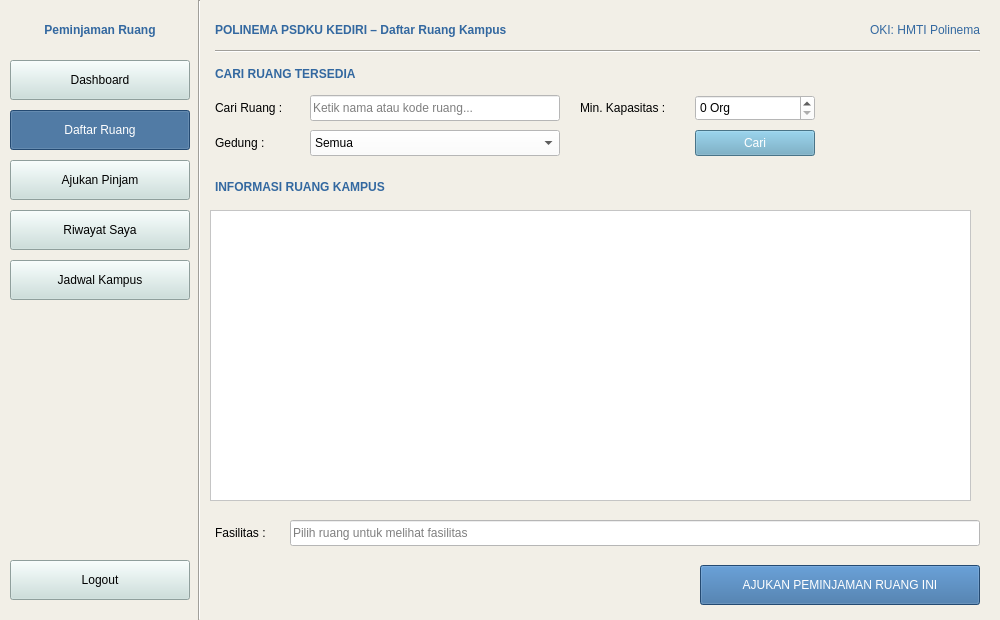
<?xml version="1.0" encoding="UTF-8"?>
<ui version="4.0">
 <class>DaftarRuang</class>
 <widget class="QWidget" name="DaftarRuang">
  <property name="geometry">
   <rect>
    <x>0</x>
    <y>0</y>
    <width>1000</width>
    <height>620</height>
   </rect>
  </property>
  <property name="windowTitle">
   <string>POLINEMA PSDKU KEDIRI - Daftar Ruang Kampus</string>
  </property>
  <property name="windowIcon">
   <iconset>
    <normaloff>icons/app.png</normaloff>icons/app.png</iconset>
  </property>
  <property name="styleSheet">
   <string notr="true">background-color: #F2EFE7;</string>
  </property>
  <widget class="QLabel" name="lblBrand">
   <property name="geometry">
    <rect>
     <x>10</x>
     <y>15</y>
     <width>180</width>
     <height>30</height>
    </rect>
   </property>
   <property name="font">
    <font>
     <weight>75</weight>
     <bold>true</bold>
    </font>
   </property>
   <property name="styleSheet">
    <string notr="true">color: #3368A0;</string>
   </property>
   <property name="text">
    <string>Peminjaman Ruang</string>
   </property>
   <property name="alignment">
    <set>Qt::AlignCenter</set>
   </property>
  </widget>
  <widget class="QPushButton" name="btnDashboard">
   <property name="geometry">
    <rect>
     <x>10</x>
     <y>60</y>
     <width>180</width>
     <height>40</height>
    </rect>
   </property>
   <property name="styleSheet">
    <string notr="true">background-color: #C8DFDB;</string>
   </property>
   <property name="text">
    <string>Dashboard</string>
   </property>
   <property name="icon">
    <iconset>
     <normaloff>../icon/dashboard.png</normaloff>../icon/dashboard.png</iconset>
   </property>
   <property name="iconSize">
    <size>
     <width>20</width>
     <height>20</height>
    </size>
   </property>
   <property name="checkable">
    <bool>true</bool>
   </property>
   <property name="autoExclusive">
    <bool>true</bool>
   </property>
  </widget>
  <widget class="QPushButton" name="btnDaftarRuang">
   <property name="geometry">
    <rect>
     <x>10</x>
     <y>110</y>
     <width>180</width>
     <height>40</height>
    </rect>
   </property>
   <property name="styleSheet">
    <string notr="true">background-color: #3368A0;
color: white;</string>
   </property>
   <property name="text">
    <string>Daftar Ruang</string>
   </property>
   <property name="icon">
    <iconset>
     <normaloff>../icon/meeting-room.png</normaloff>../icon/meeting-room.png</iconset>
   </property>
   <property name="iconSize">
    <size>
     <width>20</width>
     <height>20</height>
    </size>
   </property>
   <property name="checkable">
    <bool>true</bool>
   </property>
   <property name="checked">
    <bool>true</bool>
   </property>
   <property name="autoExclusive">
    <bool>true</bool>
   </property>
  </widget>
  <widget class="QPushButton" name="btnAjukanPinjam">
   <property name="geometry">
    <rect>
     <x>10</x>
     <y>160</y>
     <width>180</width>
     <height>40</height>
    </rect>
   </property>
   <property name="styleSheet">
    <string notr="true">background-color: #C8DFDB;</string>
   </property>
   <property name="text">
    <string>Ajukan Pinjam</string>
   </property>
   <property name="icon">
    <iconset>
     <normaloff>../icon/resume.png</normaloff>../icon/resume.png</iconset>
   </property>
   <property name="iconSize">
    <size>
     <width>20</width>
     <height>20</height>
    </size>
   </property>
   <property name="checkable">
    <bool>true</bool>
   </property>
   <property name="autoExclusive">
    <bool>true</bool>
   </property>
  </widget>
  <widget class="QPushButton" name="btnRiwayat">
   <property name="geometry">
    <rect>
     <x>10</x>
     <y>210</y>
     <width>180</width>
     <height>40</height>
    </rect>
   </property>
   <property name="styleSheet">
    <string notr="true">background-color: #C8DFDB;</string>
   </property>
   <property name="text">
    <string>Riwayat Saya</string>
   </property>
   <property name="icon">
    <iconset>
     <normaloff>../icon/riwayat.png</normaloff>../icon/riwayat.png</iconset>
   </property>
   <property name="iconSize">
    <size>
     <width>20</width>
     <height>20</height>
    </size>
   </property>
   <property name="checkable">
    <bool>true</bool>
   </property>
   <property name="autoExclusive">
    <bool>true</bool>
   </property>
  </widget>
  <widget class="QPushButton" name="btnJadwal">
   <property name="geometry">
    <rect>
     <x>10</x>
     <y>260</y>
     <width>180</width>
     <height>40</height>
    </rect>
   </property>
   <property name="styleSheet">
    <string notr="true">background-color: #C8DFDB;</string>
   </property>
   <property name="text">
    <string>Jadwal Kampus</string>
   </property>
   <property name="icon">
    <iconset>
     <normaloff>../icon/search.png</normaloff>../icon/search.png</iconset>
   </property>
   <property name="iconSize">
    <size>
     <width>20</width>
     <height>20</height>
    </size>
   </property>
   <property name="checkable">
    <bool>true</bool>
   </property>
   <property name="autoExclusive">
    <bool>true</bool>
   </property>
  </widget>
  <widget class="QPushButton" name="btnLogout">
   <property name="geometry">
    <rect>
     <x>10</x>
     <y>560</y>
     <width>180</width>
     <height>40</height>
    </rect>
   </property>
   <property name="styleSheet">
    <string notr="true">background-color: #C8DFDB;</string>
   </property>
   <property name="text">
    <string>Logout</string>
   </property>
   <property name="icon">
    <iconset>
     <normaloff>icons/logout.png</normaloff>icons/logout.png</iconset>
   </property>
   <property name="iconSize">
    <size>
     <width>20</width>
     <height>20</height>
    </size>
   </property>
  </widget>
  <widget class="QFrame" name="garisSidebar">
   <property name="geometry">
    <rect>
     <x>198</x>
     <y>0</y>
     <width>2</width>
     <height>620</height>
    </rect>
   </property>
   <property name="frameShape">
    <enum>QFrame::VLine</enum>
   </property>
   <property name="frameShadow">
    <enum>QFrame::Sunken</enum>
   </property>
  </widget>
  <widget class="QLabel" name="lblJudul">
   <property name="geometry">
    <rect>
     <x>215</x>
     <y>15</y>
     <width>540</width>
     <height>30</height>
    </rect>
   </property>
   <property name="font">
    <font>
     <weight>75</weight>
     <bold>true</bold>
    </font>
   </property>
   <property name="styleSheet">
    <string notr="true">color: #3368A0;</string>
   </property>
   <property name="text">
    <string>POLINEMA PSDKU KEDIRI – Daftar Ruang Kampus</string>
   </property>
  </widget>
  <widget class="QLabel" name="lblOki">
   <property name="geometry">
    <rect>
     <x>790</x>
     <y>15</y>
     <width>190</width>
     <height>30</height>
    </rect>
   </property>
   <property name="styleSheet">
    <string notr="true">color: #3368A0;</string>
   </property>
   <property name="text">
    <string>OKI: HMTI Polinema</string>
   </property>
   <property name="alignment">
    <set>Qt::AlignRight|Qt::AlignTrailing|Qt::AlignVCenter</set>
   </property>
  </widget>
  <widget class="QFrame" name="garisHeader">
   <property name="geometry">
    <rect>
     <x>215</x>
     <y>50</y>
     <width>765</width>
     <height>2</height>
    </rect>
   </property>
   <property name="frameShape">
    <enum>QFrame::HLine</enum>
   </property>
   <property name="frameShadow">
    <enum>QFrame::Sunken</enum>
   </property>
  </widget>
  <widget class="QLabel" name="lblCariTitle">
   <property name="geometry">
    <rect>
     <x>215</x>
     <y>62</y>
     <width>300</width>
     <height>24</height>
    </rect>
   </property>
   <property name="font">
    <font>
     <weight>75</weight>
     <bold>true</bold>
    </font>
   </property>
   <property name="styleSheet">
    <string notr="true">color: #3368A0;</string>
   </property>
   <property name="text">
    <string>CARI RUANG TERSEDIA</string>
   </property>
  </widget>
  <widget class="QLabel" name="lblCariRuang">
   <property name="geometry">
    <rect>
     <x>215</x>
     <y>95</y>
     <width>90</width>
     <height>26</height>
    </rect>
   </property>
   <property name="text">
    <string>Cari Ruang :</string>
   </property>
  </widget>
  <widget class="QLineEdit" name="editCariRuang">
   <property name="geometry">
    <rect>
     <x>310</x>
     <y>95</y>
     <width>250</width>
     <height>26</height>
    </rect>
   </property>
   <property name="styleSheet">
    <string notr="true">background-color: white;</string>
   </property>
   <property name="placeholderText">
    <string>Ketik nama atau kode ruang...</string>
   </property>
   <property name="clearButtonEnabled">
    <bool>true</bool>
   </property>
  </widget>
  <widget class="QLabel" name="lblKapasitas">
   <property name="geometry">
    <rect>
     <x>580</x>
     <y>95</y>
     <width>110</width>
     <height>26</height>
    </rect>
   </property>
   <property name="text">
    <string>Min. Kapasitas :</string>
   </property>
  </widget>
  <widget class="QSpinBox" name="spinKapasitas">
   <property name="geometry">
    <rect>
     <x>695</x>
     <y>95</y>
     <width>120</width>
     <height>26</height>
    </rect>
   </property>
   <property name="styleSheet">
    <string notr="true">background-color: white;</string>
   </property>
   <property name="suffix">
    <string> Org</string>
   </property>
   <property name="maximum">
    <number>1000</number>
   </property>
   <property name="singleStep">
    <number>5</number>
   </property>
  </widget>
  <widget class="QLabel" name="lblGedung">
   <property name="geometry">
    <rect>
     <x>215</x>
     <y>130</y>
     <width>90</width>
     <height>26</height>
    </rect>
   </property>
   <property name="text">
    <string>Gedung :</string>
   </property>
  </widget>
  <widget class="QComboBox" name="comboGedung">
   <property name="geometry">
    <rect>
     <x>310</x>
     <y>130</y>
     <width>250</width>
     <height>26</height>
    </rect>
   </property>
   <property name="styleSheet">
    <string notr="true">background-color: white;</string>
   </property>
   <item>
    <property name="text">
     <string>Semua</string>
    </property>
   </item>
   <item>
    <property name="text">
     <string>Gedung A</string>
    </property>
   </item>
   <item>
    <property name="text">
     <string>Gedung B</string>
    </property>
   </item>
  </widget>
  <widget class="QPushButton" name="btnCari">
   <property name="geometry">
    <rect>
     <x>695</x>
     <y>130</y>
     <width>120</width>
     <height>26</height>
    </rect>
   </property>
   <property name="styleSheet">
    <string notr="true">background-color: #66A3BF;
color: white;</string>
   </property>
   <property name="text">
    <string>Cari</string>
   </property>
   <property name="icon">
    <iconset>
     <normaloff>../icon/search.png</normaloff>../icon/search.png</iconset>
   </property>
  </widget>
  <widget class="QLabel" name="lblInfoTitle">
   <property name="geometry">
    <rect>
     <x>215</x>
     <y>175</y>
     <width>300</width>
     <height>24</height>
    </rect>
   </property>
   <property name="font">
    <font>
     <weight>75</weight>
     <bold>true</bold>
    </font>
   </property>
   <property name="styleSheet">
    <string notr="true">color: #3368A0;</string>
   </property>
   <property name="text">
    <string>INFORMASI RUANG KAMPUS</string>
   </property>
  </widget>
  <widget class="QLabel" name="lblFasilitas">
   <property name="geometry">
    <rect>
     <x>215</x>
     <y>520</y>
     <width>70</width>
     <height>26</height>
    </rect>
   </property>
   <property name="text">
    <string>Fasilitas :</string>
   </property>
  </widget>
  <widget class="QLineEdit" name="editFasilitas">
   <property name="geometry">
    <rect>
     <x>290</x>
     <y>520</y>
     <width>690</width>
     <height>26</height>
    </rect>
   </property>
   <property name="styleSheet">
    <string notr="true">background-color: white;</string>
   </property>
   <property name="readOnly">
    <bool>true</bool>
   </property>
   <property name="placeholderText">
    <string>Pilih ruang untuk melihat fasilitas</string>
   </property>
  </widget>
  <widget class="QPushButton" name="btnAjukan">
   <property name="geometry">
    <rect>
     <x>700</x>
     <y>565</y>
     <width>280</width>
     <height>40</height>
    </rect>
   </property>
   <property name="styleSheet">
    <string notr="true">background-color: #3368A0;
color: white;</string>
   </property>
   <property name="text">
    <string>AJUKAN PEMINJAMAN RUANG INI</string>
   </property>
   <property name="icon">
    <iconset>
     <normaloff>icons/kirim.png</normaloff>icons/kirim.png</iconset>
   </property>
   <property name="iconSize">
    <size>
     <width>18</width>
     <height>18</height>
    </size>
   </property>
  </widget>
  <widget class="QTableWidget" name="tableWidget">
   <property name="geometry">
    <rect>
     <x>210</x>
     <y>210</y>
     <width>761</width>
     <height>291</height>
    </rect>
   </property>
   <property name="styleSheet">
    <string notr="true">background-color: white;</string>
   </property>
  </widget>
 </widget>
 <resources/>
 <connections/>
</ui>
